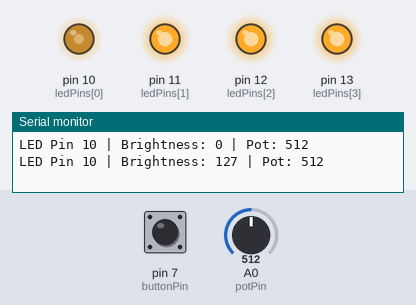
Bench run of a sketch on a simulated Arduino Uno, built with avr-gcc and run on an emulated ATmega328P. Shown: output pins drawn as LEDs (lit = HIGH), the last lines printed to the serial monitor. The inputs (shaded band) are chosen by the test bench; at power-on: A0 (potPin) = 512, pin 7 (buttonPin) LOW.

Above: at 1.2 s.
1.3 s: A0 (potPin) set to 306
At 1.6 s:
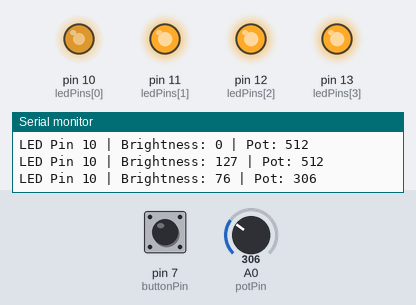
2.8 s: pin 7 (buttonPin) pulled HIGH for 0.15 s
At 3.9 s:
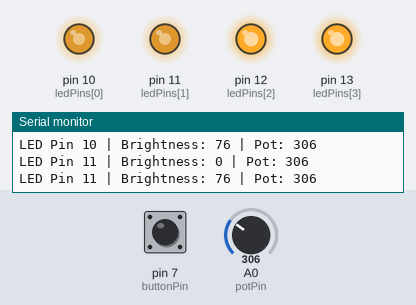
4.4 s: A0 (potPin) set to 122
At 5.1 s:
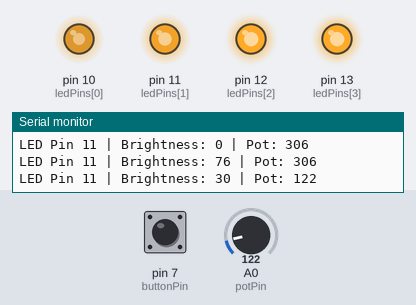
5.9 s: pin 7 (buttonPin) pulled HIGH for 1 s
At 6.7 s:
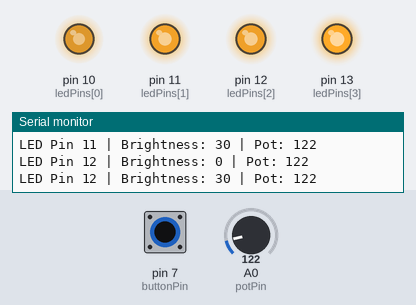
8.4 s: pin 7 (buttonPin) pulled HIGH for 0.15 s
At 9.3 s:
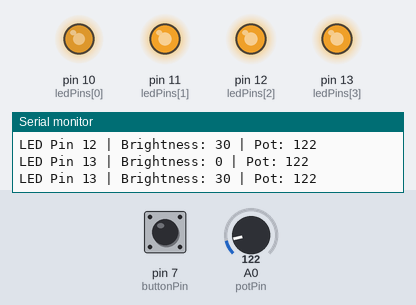
10.0 s: A0 (potPin) set to 511
At 11.2 s:
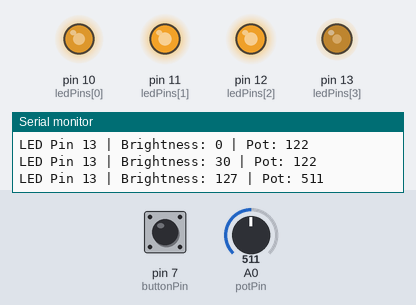
Timing chart, 0 to 12.5 s (numbered marks = the images above; inputs shaded):
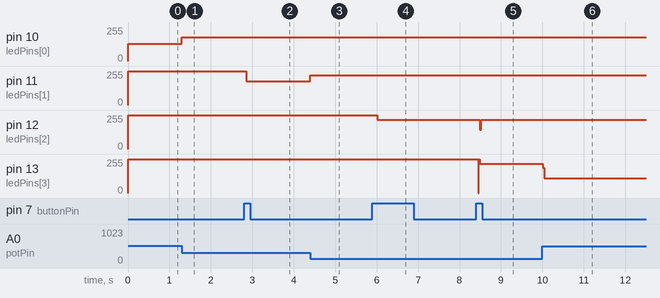

The sketch:

Program-09_Multi-LED-Potensiometer-Selector.ino
```cpp
/*
  Program 09 - Multi LED dengan Potensiometer dan Push Button

  Program ini dibuat oleh ImNotDanish05

  Potensiometer pada A0 digunakan untuk mengatur
  tingkat kecerahan LED yang sedang dipilih.

  Tombol pada pin 7 digunakan untuk berpindah
  ke LED berikutnya.

  Urutan LED:
  10 -> 11 -> 12 -> 13 -> kembali ke 10

  Setiap LED menyimpan tingkat kecerahan terakhirnya,
  sehingga saat pindah LED, brightness sebelumnya tetap tersimpan.

  LED menggunakan konfigurasi active-low:
  LOW  = menyala
  HIGH = mati

  Push button menggunakan konfigurasi active-high:
  HIGH = ditekan
  LOW  = dilepas
*/

// =========================
// Konfigurasi LED
// =========================

const int ledPins[] = {10, 11, 12, 13};
const bool isHardwarePWM[] = {
  true,   // Pin 10
  true,   // Pin 11
  false,  // Pin 12
  false   // Pin 13
};

const int numLeds = 4;

// Menyimpan brightness masing-masing LED
// Nilai 0 - 255
int brightness[numLeds] = {0, 0, 0, 0};

// =========================
// Konfigurasi input
// =========================

const int potPin = A0;
const int buttonPin = 7;

// LED yang sedang dipilih
int currentLed = 0;

// =========================
// Debounce button (Active-HIGH: ditekan = HIGH, lepas = LOW)
// =========================

int lastButtonReading = LOW;
int stableButtonState = LOW;

unsigned long lastDebounceTime = 0;
const unsigned long debounceDelay = 50;

// =========================
// Serial Monitor
// =========================

int lastPrintedLed = -1;
int lastPrintedBrightness = -1;

// =========================
// Software PWM
// =========================

const unsigned long pwmPeriod = 2000; // 500 Hz
unsigned long pwmCycleStart = 0;


// =====================================================
// SETUP
// =====================================================

void setup()
{
  // Atur semua pin LED sebagai output
  for (int i = 0; i < numLeds; i++)
  {
    pinMode(ledPins[i], OUTPUT);

    // LED active-low → HIGH = mati
    digitalWrite(ledPins[i], HIGH);
  }

  // Button menggunakan konfigurasi active-high
  pinMode(buttonPin, INPUT);

  // Inisialisasi pembacaan awal agar tidak memicu false trigger saat booting
  stableButtonState = digitalRead(buttonPin);
  lastButtonReading = stableButtonState;

  Serial.begin(9600);

  printStatus();
}


// =====================================================
// LOOP
// =====================================================

void loop()
{
  // ---------------------------------------------------
  // 1. Baca potensiometer
  // ---------------------------------------------------

  int potValue = analogRead(potPin);

  // Ubah nilai 0-1023 menjadi 0-255
  brightness[currentLed] = map(
    potValue,
    0,
    1023,
    0,
    255
  );


  // ---------------------------------------------------
  // 2. Baca tombol
  // ---------------------------------------------------

  int reading = digitalRead(buttonPin);

  // Jika pembacaan berubah, mulai timer debounce
  if (reading != lastButtonReading)
  {
    lastDebounceTime = millis();
  }

  // Jika keadaan sudah stabil selama debounceDelay
  if ((millis() - lastDebounceTime) > debounceDelay)
  {
    if (reading != stableButtonState)
    {
      stableButtonState = reading;

      // Tombol ditekan (Active-HIGH: diklik = HIGH)
      if (stableButtonState == HIGH)
      {
        currentLed++;

        // Jika melewati LED terakhir, kembali ke LED pertama
        if (currentLed >= numLeds)
        {
          currentLed = 0;
        }

        printStatus();
      }
    }
  }

  // Simpan pembacaan terakhir
  lastButtonReading = reading;


  // ---------------------------------------------------
  // 3. Update semua LED
  // ---------------------------------------------------

  updateOutputs();


  // ---------------------------------------------------
  // 4. Serial Monitor
  // ---------------------------------------------------

  if (
    currentLed != lastPrintedLed ||
    brightness[currentLed] != lastPrintedBrightness
  )
  {
    printStatus();
  }
}


// =====================================================
// UPDATE OUTPUT LED
// =====================================================

void updateOutputs()
{
  unsigned long now = micros();

  unsigned long elapsed = now - pwmCycleStart;

  if (elapsed >= pwmPeriod)
  {
    pwmCycleStart = now;
    elapsed = 0;
  }

  for (int i = 0; i < numLeds; i++)
  {
    // Pin 10 dan 11 → Hardware PWM
    if (isHardwarePWM[i])
    {
      // Karena active-low, brightness dibalik
      analogWrite(
        ledPins[i],
        255 - brightness[i]
      );
    }

    // Pin 12 dan 13 → Software PWM
    else
    {
      unsigned long onTime = map(
        brightness[i],
        0,
        255,
        0,
        pwmPeriod
      );

      if (elapsed < onTime)
      {
        // Active-low → LOW = nyala
        digitalWrite(ledPins[i], LOW);
      }
      else
      {
        // Active-low → HIGH = mati
        digitalWrite(ledPins[i], HIGH);
      }
    }
  }
}


// =====================================================
// SERIAL STATUS
// =====================================================

void printStatus()
{
  Serial.print("LED Pin ");
  Serial.print(ledPins[currentLed]);

  Serial.print(" | Brightness: ");
  Serial.print(brightness[currentLed]);

  Serial.print(" | Pot: ");
  Serial.println(analogRead(potPin));

  lastPrintedLed = currentLed;
  lastPrintedBrightness = brightness[currentLed];
}
```

Measured:
- after the input at 1.3 s, pin 10 (ledPins[0]): 128/255 → 179/255 at once
- after the input at 2.8 s, pin 11 (ledPins[1]): 255/255 → 179/255 after 0.05 s
- after the input at 4.4 s, pin 11 (ledPins[1]): 179/255 → 225/255 at once
- after the input at 5.9 s, pin 12 (ledPins[2]): 255/255 → 218/255 after 0.11 s
- after the input at 8.4 s, pin 12 (ledPins[2]): 218/255 → 145/255 after 0.09 s, → 218/255 0.04 s later; pin 13 (ledPins[3]): 255/255 → 218/255 after 0.05 s
- after the input at 10.0 s, pin 13 (ledPins[3]): 218/255 → 111/255 at once
